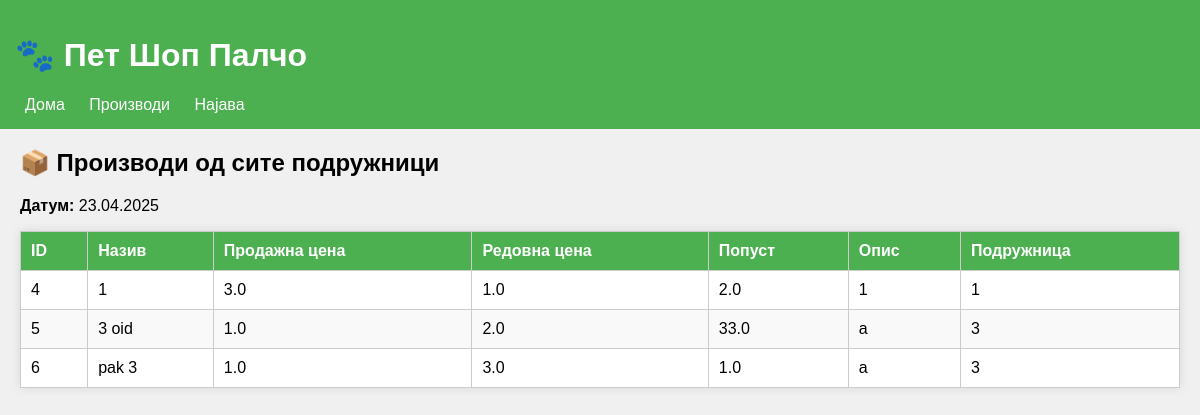
Page /products on the committed database.
### tables this page shows
CREATE TABLE products (
        id INTEGER PRIMARY KEY AUTOINCREMENT,
        name TEXT NOT NULL,
        price REAL NOT NULL, regular_price REAL, discount_price REAL, description TEXT, branch_id INTEGER);

### app.py (the view)
@app.route('/products')
def product_list():
    try:
        branch_id = request.args.get('branch_id')
        conn = get_db()
        branches = conn.execute("SELECT * FROM branches").fetchall()
        branch_name = "сите подружници"
        if branch_id:
            branch = conn.execute("SELECT name FROM branches WHERE id=?", (branch_id,)).fetchone()
            if branch:
                branch_name = branch["name"]
            products = conn.execute("""
                SELECT products.*, branches.name AS branch_name
                FROM products
                JOIN branches ON products.branch_id = branches.id
                WHERE branch_id=?
            """, (branch_id,)).fetchall()
        else:
            products = conn.execute("""
                SELECT products.*, branches.name AS branch_name
                FROM products
                JOIN branches ON products.branch_id = branches.id
            """).fetchall()
        conn.close()
        return render_template('products.html', products=products, branches=branches, branch_name=branch_name)
    except Exception as e:
        flash(f"Грешка при вчитување на производи: {e}")
        return redirect(url_for('home'))

### app.py (called while the page is built)
def get_db():
    try:
        conn = sqlite3.connect(DATABASE)
        conn.row_factory = sqlite3.Row
        return conn
    except sqlite3.Error as e:
        print("Database connection error:", e)
        return None

@app.context_processor
def inject_date():
    return {'current_date': datetime.now().strftime('%d.%m.%Y')}

### templates/products.html (shortened to what this page needs)
{% extends "base.html" %}
{% block content %}
<h2>📦 Производи од {{ branch_name }}</h2>
<p><strong>Датум:</strong> {{ current_date }}</p>
<table class="product-table">
    <thead>
        <tr>
            <th>ID</th><th>Назив</th><th>Продажна цена</th><th>Редовна цена</th><th>Попуст</th><th>Опис</th><th>Подружница</th>
        </tr>
    </thead>
    <tbody>
        {% for p in products %}
        <tr>
            <td>{{ p.id }}</td><td>{{ p.name }}</td><td>{{ p.price }}</td><td>{{ p.regular_price }}</td><td>{{ p.discount_price }}</td><td>{{ p.description }}</td>
            <td>{{ p.branch_id }}</td>
        </tr>
        {% endfor %}
    </tbody>
</table>
{% endblock %}

### templates/base.html (shortened to what this page needs)
<!doctype html>
<html lang="mk">
<head>
    <link rel="stylesheet" href="{{ url_for('static', filename='style.css') }}">
</head>
<body>
    <header>
        <h1>🐾 Пет Шоп Палчо</h1>
        <nav>
            <a href="{{ url_for('home') }}">Дома</a>
            <a href="{{ url_for('product_list') }}">Производи</a>
            {% if session.get('user') %}
                <a href="{{ url_for('add_product') }}">➕ Нов производ</a>
                <a href="{{ url_for('logout') }}">Одјава</a>
            {% else %}
                <a href="{{ url_for('login') }}">Најава</a>
            {% endif %}
        </nav>
    </header>
    <main>
        {% block content %}{% endblock %}
    </main>
</body>
</html>

### static/style.css (style rules this page uses)
body { font-family: sans-serif; background-color: #f2f2f2; margin: 0; padding: 0; }
header { background-color: #4caf50; padding: 10px; color: white; }
nav a { margin: 0 10px; color: white; text-decoration: none; }
main { padding: 20px; }
body { font-family: sans-serif; background-color: #f0f0f0; margin: 0; padding: 0; }
header { background-color: #4caf50; padding: 15px; color: white; }
h2 { margin-top: 0; }
.product-table { width: 100%; border-collapse: collapse; background-color: white; box-shadow: 0 0 10px rgba(0,0,0,0.1); }
.product-table th, .product-table td { border: 1px solid #ccc; padding: 10px; text-align: left; }
.product-table thead { background-color: #4caf50; color: white; }
.product-table tr:nth-child(even) { background-color: #f9f9f9; }

### rows in the picture
products: id "4", name "1", price "3.0", regular_price "1.0", discount_price "2.0", description "1", branch_id "1"
products: id "5", name "3 oid", price "1.0", regular_price "2.0", discount_price "33.0", description "a", branch_id "3"
products: id "6", name "pak 3", price "1.0", regular_price "3.0", discount_price "1.0", description "a", branch_id "3"

### other values in the picture
{{ branch_name }} "сите подружници"
